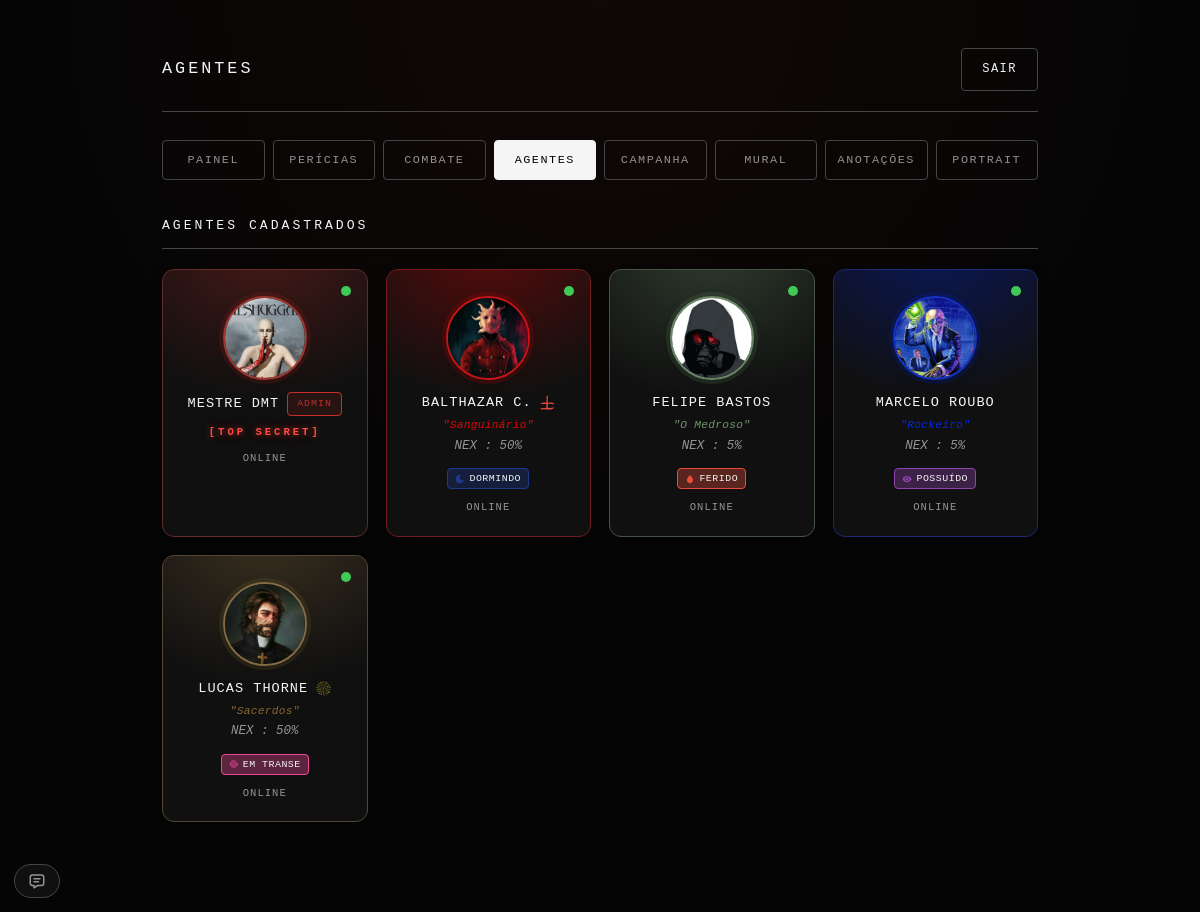
/agentes (signed in), run on the app's committed database.
### tables this page shows
CREATE TABLE users (
            id INTEGER PRIMARY KEY AUTOINCREMENT,
            username TEXT UNIQUE NOT NULL,
            password_hash TEXT NOT NULL,
            is_admin INTEGER NOT NULL DEFAULT 0,

            agilidade INTEGER NOT NULL DEFAULT 1,
            forca INTEGER NOT NULL DEFAULT 1,
            intelecto INTEGER NOT NULL DEFAULT 1,
            presenca INTEGER NOT NULL DEFAULT 1,
            vigor INTEGER NOT NULL DEFAULT 1,
            attributes_locked INTEGER NOT NULL DEFAULT 0,

            color TEXT NOT NULL DEFAULT '#c62f27',

            pv INTEGER NOT NULL DEFAULT 10,
            pv_max INTEGER NOT NULL DEFAULT 10,
            pe INTEGER NOT NULL DEFAULT 2,
            pe_max INTEGER NOT NULL DEFAULT 2,
            sanidade INTEGER NOT NULL DEFAULT 10,
            sanidade_max INTEGER NOT NULL DEFAULT 10,
            points_locked INTEGER NOT NULL DEFAULT 0,

            capacidade_max INTEGER NOT NULL DEFAULT 10,
            capacidade_locked INTEGER NOT NULL DEFAULT 0,

            avatar TEXT,
            avatar_size INTEGER NOT NULL DEFAULT 160,
            is_online INTEGER NOT NULL DEFAULT 0,

            character_name TEXT NOT NULL DEFAULT '',
            character_history TEXT NOT NULL DEFAULT '',
            character_physical TEXT NOT NULL DEFAULT '',
            character_description TEXT NOT NULL DEFAULT '',
            character_origin TEXT NOT NULL DEFAULT '',
            character_class TEXT NOT NULL DEFAULT '',
            character_nex INTEGER NOT NULL DEFAULT 0,
            character_notes TEXT NOT NULL DEFAULT '',
            character_locked INTEGER NOT NULL DEFAULT 0
        , character_patente TEXT NOT NULL DEFAULT '', character_money INTEGER NOT NULL DEFAULT 0, defesa_equip_bonus INTEGER NOT NULL DEFAULT 0, defesa_outros_bonus INTEGER NOT NULL DEFAULT 0, defesa_reduction INTEGER NOT NULL DEFAULT 0, last_read_chat_id INTEGER NOT NULL DEFAULT 0, character_title TEXT NOT NULL DEFAULT '', character_title_color TEXT NOT NULL DEFAULT '#f5f5f5', character_element_affinity TEXT NOT NULL DEFAULT '', character_class_track TEXT NOT NULL DEFAULT '', attribute_increases_used INTEGER NOT NULL DEFAULT 0, state TEXT NOT NULL DEFAULT '', pe_backup INTEGER, pe_max_backup INTEGER, pd_key TEXT, portrait_url TEXT NOT NULL DEFAULT '', portrait_token TEXT NOT NULL DEFAULT '', portrait_opts TEXT NOT NULL DEFAULT '');

### app.py (the view)
@app.route('/agentes')
@login_required
def agentes_panel():
    db = get_db()
    users = db.execute('SELECT * FROM users ORDER BY is_admin DESC, username ASC').fetchall()
    users_data = [dict(u) for u in users]
    npcs = db.execute('SELECT * FROM npcs ORDER BY sort_order ASC, id ASC').fetchall()
    return render_template('agentes.html', users=users_data, npcs=npcs, npc_state_colors=NPC_STATE_COLORS, npc_state_icons=NPC_STATE_ICONS)

### app.py (called while the page is built, shortened)
def _asset_version(filename):
    try:
        return int(os.path.getmtime(os.path.join(CODE_STATIC_DIR, filename)))
    except OSError:
        return 0

@app.context_processor
def _inject_chat_dock():
    return {'chat_dock_ritual_icons': RITUAL_ELEMENT_ICONS}

@app.context_processor
def _inject_sem_sanidade():
    try:
        row = get_db().execute('SELECT sem_sanidade FROM campaign WHERE id = 1').fetchone()
        flag = bool(row and row['sem_sanidade'])
    except Exception:
        flag = False
    return {
        'sem_sanidade': flag,
        'pe_label': 'PD' if flag else 'PE',
        'pe_t': Markup('<span class="t-pe">PE</span><span class="t-pd">PD</span>'),
    }

@app.after_request
def _keep_pd_in_sync(resp):
    try:
        if request.method == 'POST' and resp.status_code < 400 \
                and not (request.path or '').startswith('/static/'):
            db = get_db()
            row = db.execute('SELECT sem_sanidade FROM campaign WHERE id = 1').fetchone()
            if row and row['sem_sanidade']:
                _apply_pd_rules(db)
    except Exception:
        try:
            get_db().rollback()
        except Exception:
            pass
    return resp

@app.after_request
def _optimize_response(resp):
    try:
        path = request.path or ''
        if resp.status_code in (200, 304) and request.method == 'GET':
            if request.args.get('v') and path.startswith('/static/') and \
                    path.rsplit('.', 1)[-1] in ('css', 'js', 'png', 'svg'):
                resp.headers['Cache-Control'] = 'public, max-age=31536000, immutable'
            elif request.endpoint == 'static':
                resp.headers['Cache-Control'] = 'public, max-age=604800'
        if resp.status_code != 200 or request.method != 'GET':
            return resp
        if 'gzip' not in (request.headers.get('Accept-Encoding') or '').lower():
            return resp
    except Exception:
        pass
    return resp

def get_db():
    if 'db' not in g:
        g.db = _connect_db()
    return g.db

@app.teardown_appcontext
def _close_db(exception=None):
    db = g.pop('db', None)
    if db is not None:
        db.close()

def get_display_name(user_row):
    if not user_row:
        return ''
    if user_row['is_admin'] and user_row['character_name']:
        return user_row['character_name']
    return user_row['username']

### templates/agentes.html (shortened to what this page needs)
<!DOCTYPE html>
<html lang="pt-br">
    <head>
        <link rel="stylesheet" href="{{ url_for('static', filename='style.css') }}?v={{ asset_version('style.css') }}">
    </head>
    <body class="{{ 'sem-sanidade' if sem_sanidade else '' }}">
        <div class="container">
            <header>
                <h1>Agentes</h1>
                <div class="header-actions">
                    <a href="{{ url_for('logout') }}">Sair</a>
                </div>
            </header>
            <nav class="tab-nav">
                <a href="{{ url_for('admin_panel') if session.get('is_admin') else url_for('player_panel') }}" class="tab-link">Painel</a>
                <a href="{{ url_for('pericias_panel') }}" class="tab-link">Perícias</a>
                <a href="{{ url_for('combate_panel') }}" class="tab-link" id="nav-chat-link">Combate</a>
                <a href="{{ url_for('agentes_panel') }}" class="tab-link active">Agentes</a>
                <a href="{{ url_for('campanha_panel') }}" class="tab-link">Campanha</a>
                <a href="{{ url_for('mural_panel') }}" class="tab-link">Mural</a>
                <a href="{{ url_for('anotacoes_panel') }}" class="tab-link">Anotações</a>
                <a href="{{ url_for('portrait_panel') }}" class="tab-link">Portrait</a>
            </nav>
            <div class="section-title">Agentes cadastrados</div>
            <div class="agent-grid">
                {% for u in users %}
                    <div class="agent-card" data-user-id="{{ u['id'] }}" style="--agent-color: {{ u['color'] or '#c62f27' }};">
                        {% if session.get('is_admin') or u['id'] == session['user_id'] %}
                            <button type="button" class="agent-status-dot {{ 'online' if u['is_online'] else 'offline' }}" id="dot-{{ u['id'] }}"
                                title="{{ 'Online' if u['is_online'] else 'Offline' }} — clique para alternar"
                                data-self="{{ 'true' if u['id'] == session['user_id'] else 'false' }}"
                                onclick="toggleOnline({{ u['id'] }}, {{ 'false' if u['is_online'] else 'true' }}, {{ 'true' if u['id'] == session['user_id'] else 'false' }})"></button>
                        {% else %}
                            <div class="agent-status-dot {{ 'online' if u['is_online'] else 'offline' }}" id="dot-{{ u['id'] }}" title="{{ 'Online' if u['is_online'] else 'Offline' }}"></div>
                        {% endif %}
                        {% set elem_color = element_colors.get(u['character_element_affinity']) if u['character_element_affinity'] and (u['character_nex'] or 0) >= element_affinity_nex_threshold else None %}
                        {% if u['avatar'] %}
                            <img class="agent-avatar agent-avatar-clickable" src="{{ url_for('static', filename='avatar_images/' + u['avatar']) }}" alt="Imagem de {{ display_name(u) }}" onerror="return imgFallback(this, 'agent-avatar')" data-lightbox-src="{{ url_for('static', filename='avatar_images/' + u['avatar']) }}" data-lightbox-name="{{ display_name(u) }}">
                        {% else %}
                            <div class="agent-avatar-placeholder">?</div>
                        {% endif %}
                        {% set agent_full_name = display_name(u) if u['is_admin'] else (u['character_name'] or u['username']) %}
                        <div class="agent-name agent-name-fit">
                            <span class="agent-name-text" data-full-name="{{ agent_full_name }}">{{ agent_full_name }}</span>
                            {% if elem_color %}
                                <svg class="agent-element-icon" viewBox="0 0 800 800" xmlns="http://www.w3.org/2000/svg" style="color: {{ elem_color }};" aria-label="Afinidade com {{ u['character_element_affinity'] }}"><title>Afinidade com {{ u['character_element_affinity'] }}</title>{{ element_icons.get(u['character_element_affinity']|lower, '') | safe }}</svg>
                            {% endif %}
                            {% if u['is_admin'] %}<span class="badge">ADMIN</span>{% endif %}
                        </div>
                        {% if not u['is_admin'] and u['character_title'] %}
                            <div class="agent-title" style="color: {{ u['character_title_color'] or '#f5f5f5' }};">
                                "{{ u['character_title'] }}"
                            </div>
                        {% endif %}
                        {% if u['is_admin'] %}
                            <div class="agent-top-secret" data-scramble-text="[TOP SECRET]" aria-label="[TOP SECRET]"></div>
                        {% endif %}
                        {% if not u['is_admin'] %}
                            {% if u['character_name'] %}
                                <div class="agent-username">NEX : {{ u['character_nex'] or 0 }}%</div>
                            {% endif %}
                            <div class="npc-state-badge agent-state-badge{{ ' npc-state-badge-morto' if u['state'] == 'Morto' }}" id="state-{{ u['id'] }}" style="--state-color: {{ npc_state_colors.get(u['state'], '#7a7a7a') }};">
                                {% if npc_state_icons.get(u['state']) %}
                                    <span class="npc-state-icon" id="state-icon-{{ u['id'] }}">{{ npc_state_icons[u['state']] }}</span>
                                {% else %}
                                    <span class="npc-state-icon" id="state-icon-{{ u['id'] }}" hidden></span>
                                {% endif %}
                                <span class="npc-state-text" id="state-text-{{ u['id'] }}">{{ u['state'] or 'Sem estado' }}</span>
                            </div>
                        {% endif %}
                        <div class="agent-status-label" id="label-{{ u['id'] }}">
                            {{ 'Online' if u['is_online'] else 'Offline' }}
                        </div>
                    </div>
                {% else %}
                    <p class="empty">Nenhum agente cadastrado ainda.</p>
                {% endfor %}
            </div>
        </div>
        {% include '_chat_dock.html' %}
    </body>
</html>

### templates/_chat_dock.html (shortened to what this page needs)
<aside class="combat-chat-dock" id="combat-chat-dock" aria-label="Chat">
    <div class="combat-chat-section">
        <button type="button" class="combat-chat-chip" id="combat-chat-toggle" onclick="toggleCombatChat()" aria-expanded="true" aria-controls="combat-chat-body" aria-label="Mensagens" title="Mensagens">
            <svg class="combat-chat-chip-icon" viewBox="0 0 24 24" xmlns="http://www.w3.org/2000/svg" aria-hidden="true"><path fill="none" stroke="currentColor" stroke-linecap="round" stroke-linejoin="round" stroke-width="2" d="M8 9h8m-8 4h6m4-9a3 3 0 0 1 3 3v8a3 3 0 0 1-3 3h-5l-5 3v-3H6a3 3 0 0 1-3-3V7a3 3 0 0 1 3-3z"/></svg>
        </button>
    </div>
</aside>

### data on the page
users: avatar (picture), is_admin "ADMIN", is_online "ONLINE"
users: avatar (picture), character_title "Sanguinário", character_nex "50", state "DORMINDO", is_online "ONLINE"
users: avatar (picture), character_title "O Medroso", character_nex "5", state "FERIDO", is_online "ONLINE"
users: avatar (picture), character_title "Rockeiro", character_nex "5", state "POSSUÍDO", is_online "ONLINE"
users: avatar (picture), character_title "Sacerdos", character_nex "50", state "EM TRANSE", is_online "ONLINE"
